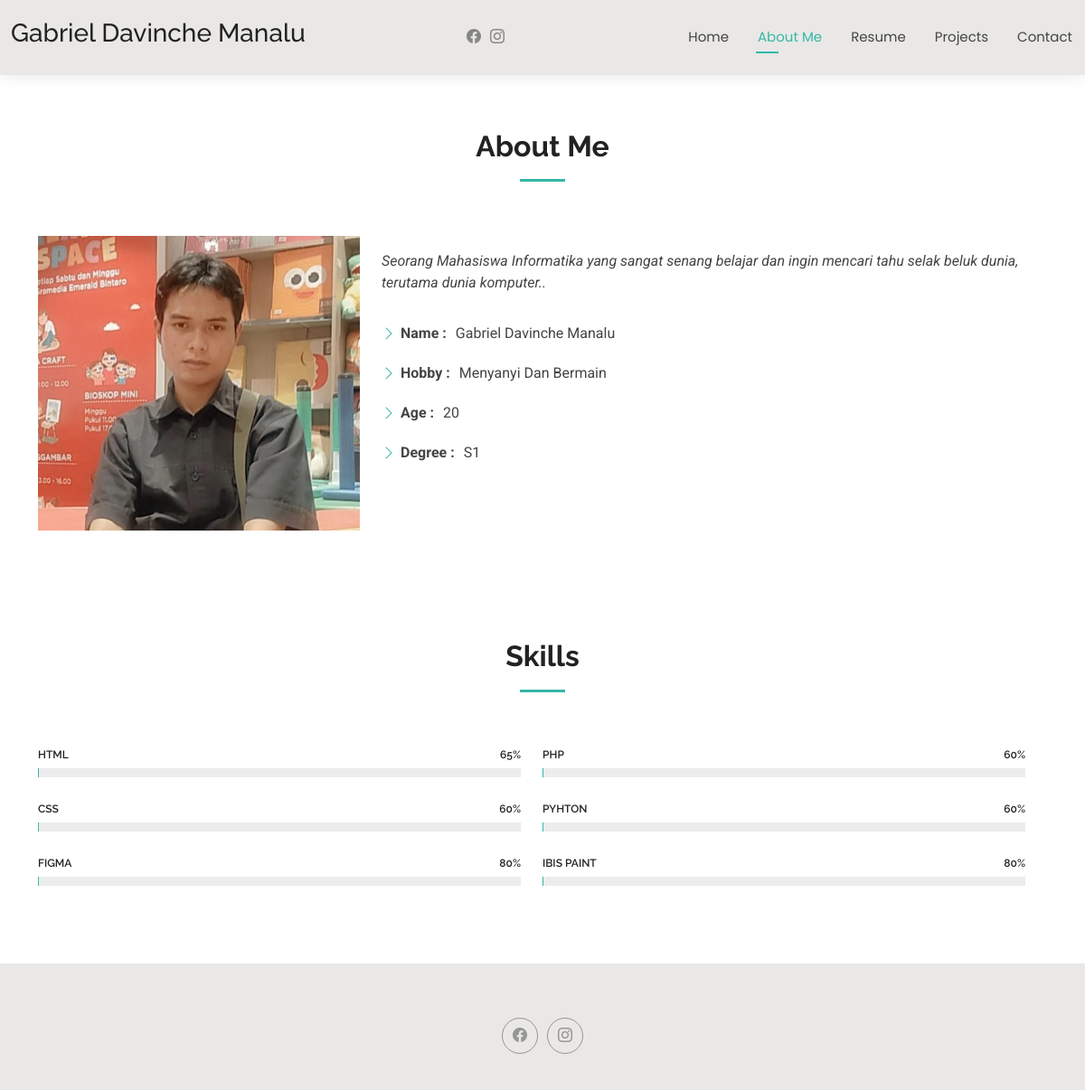
Page /about.php on the committed database.
### tables this page shows
CREATE TABLE `tentang` (
  `id` int NOT NULL,
  `deskripsi` varchar(255) NOT NULL,
  `url_gambar` varchar(255) NOT NULL,
  `nama` varchar(50) NOT NULL,
  `hobby` varchar(20) NOT NULL,
  `umur` varchar(3) NOT NULL,
  `pendidikan` varchar(10) NOT NULL
);

CREATE TABLE `skill` (
  `id` int NOT NULL,
  `nama_skill` varchar(20) NOT NULL,
  `persen` int NOT NULL
);

### about.php (the view, shortened to what this page needs)
<?php
include "koneksi.php";
?>
<!DOCTYPE html>
<html lang="en">
<head>
  <link href="assets/vendor/bootstrap/css/bootstrap.min.css" rel="stylesheet">
  <link href="assets/vendor/bootstrap-icons/bootstrap-icons.css" rel="stylesheet">
  <link href="assets/vendor/aos/aos.css" rel="stylesheet">
  <link href="assets/vendor/swiper/swiper-bundle.min.css" rel="stylesheet">
  <link href="assets/vendor/glightbox/css/glightbox.min.css" rel="stylesheet">
  <link href="assets/css/main.css" rel="stylesheet">
</head>
<body class="about-page">
  <header id="header" class="header d-flex align-items-center light-background sticky-top">
    <div class="container-fluid position-relative d-flex align-items-center justify-content-between">
      <a href="index.php" class="logo d-flex align-items-center me-auto me-xl-0">
        <h3 class="sitename">Gabriel Davinche Manalu</h3>
      </a>
      <nav id="navmenu" class="navmenu">
        <ul>
          <li><a href="index.php">Home</a></li>
          <li><a href="about.php" class="active">About Me</a></li>
          <li><a href="resume.php">Resume</a></li>
          <li><a href="projects.php">Projects</a></li>
          <li><a href="contact.php">Contact</a></li>
        </ul>
      </nav>
      <div class="header-social-links">
        <a href="#" class="facebook"><i class="bi bi-facebook"></i></a>
        <a href="#" class="instagram"><i class="bi bi-instagram"></i></a>
      </div>
    </div>
  </header>
  <main class="main">
    <section id="about" class="about section">
      <div class="container section-title" data-aos="fade-up">
        <h2>About Me</h2>
      </div>
      <div class="container" data-aos="fade-up" data-aos-delay="100">
        <?php
             $strSQL ="SELECT deskripsi, url_gambar, nama, hobby, umur, pendidikan FROM tentang";
             $execStrSQL = mysqli_query($conn, $strSQL);
             if (mysqli_num_rows($execStrSQL) > 0 ){
              while ($row = mysqli_fetch_assoc($execStrSQL)){
        ?>
        <div class="row gy-4 justify-content-center">
          <div class="col-lg-4">
            <img src="<?= $row["url_gambar"]?>" class="img-fluid" alt="">
          </div>
          <div class="col-lg-8 content">
            <p class="fst-italic py-3">
            <?= $row["deskripsi"]?>.
            </p>
            <div class="row">
              <div class="col-lg-8">
                <ul>
                  <li><i class="bi bi-chevron-right"></i> <strong>Name :</strong> <span><?= $row["nama"]?></span></li>
                  <li><i class="bi bi-chevron-right"></i> <strong>Hobby :</strong> <span><?= $row["hobby"]?></span></li>
                </ul>
              </div>
              <div class="col-lg-8">
                <ul>
                  <li><i class="bi bi-chevron-right"></i> <strong>Age :</strong> <span><?= $row["umur"]?></span></li>
                  <li><i class="bi bi-chevron-right"></i> <strong>Degree :</strong> <span><?= $row["pendidikan"]?></span></li>
                </ul>
              </div>
            </div>
          </div>
        </div>
        <?php
            }
          }
        ?>
      </div>
    </section>
    <section id="skills" class="skills section">
      <div class="container section-title" data-aos="fade-up">
        <h2>Skills</h2>
      </div>
      <div class="container" data-aos="fade-up" data-aos-delay="100" >
        <div class="row skills-content skills-animation" >
          <div class="row row-cols-3 row-cols-md-2">
          <?php
             $strSQL ="SELECT nama_skill, persen FROM skill";
             $execStrSQL = mysqli_query($conn, $strSQL);
             if (mysqli_num_rows($execStrSQL) > 0 ){
              while ($row = mysqli_fetch_assoc($execStrSQL)){
        ?>
            <div class="progress">
              <span class="skill"><span><?= $row["nama_skill"]?></span> <i class="val"><?= $row["persen"]?>%</i></span>
              <div class="progress-bar-wrap">
              </div>
            </div>
          <?php
            }
          }
          ?>
          </div>
        </div>
      </div>
    </section>
  </main>
  <footer id="footer" class="footer light-background">
    <div>
      <div class="social-links d-flex justify-content-center">
        <a href=""><i class="bi bi-facebook"></i></a>
        <a href=""><i class="bi bi-instagram"></i></a>
      </div>
    </div>
  </footer>
</body>
</html>

### rows in the picture
tentang: url_gambar (picture), deskripsi "Seorang Mahasiswa Informatika yang sangat senang belajar dan ingin mencari tahu selak beluk dunia, terutama dunia komputer.", nama "Gabriel Davinche Manalu", hobby "Menyanyi Dan Bermain", umur "20", pendidikan "S1"
skill: nama_skill "HTML", persen "65"
skill: nama_skill "PHP", persen "60"
skill: nama_skill "CSS", persen "60"
skill: nama_skill "PYHTON", persen "60"
skill: nama_skill "FIGMA", persen "80"
skill: nama_skill "IBIS PAINT", persen "80"
